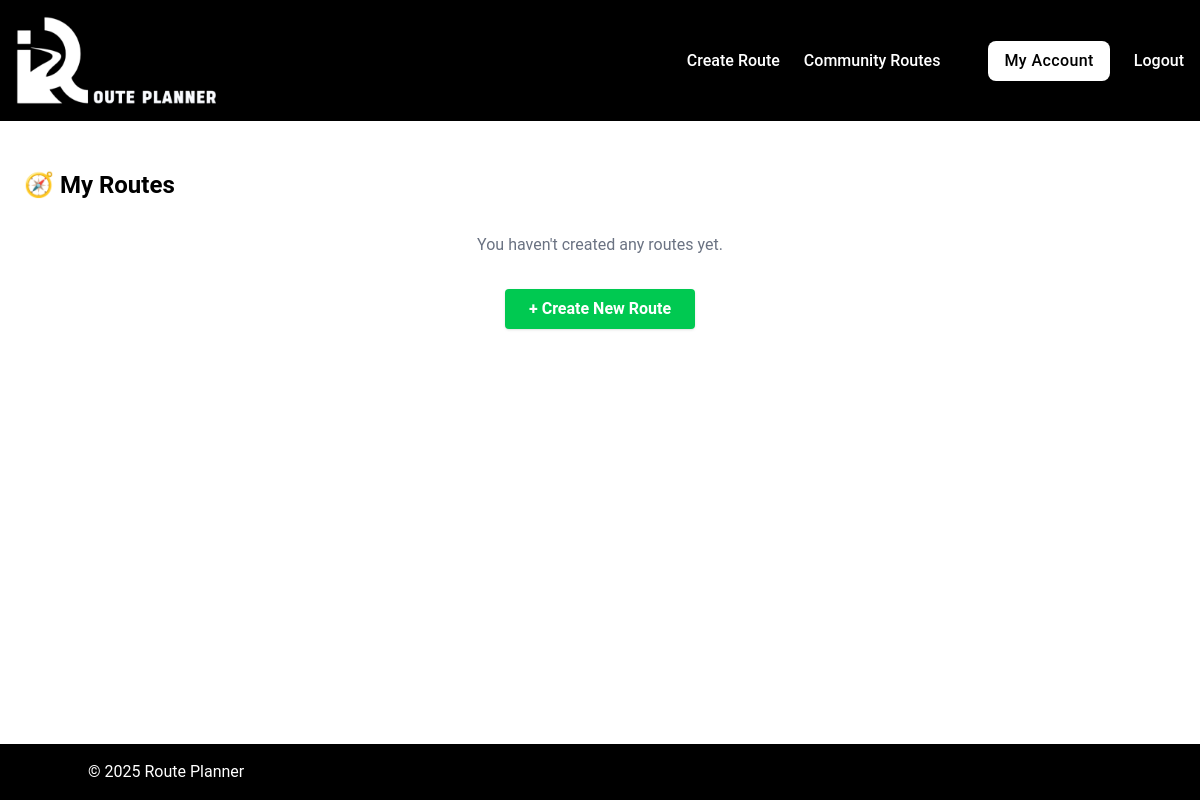
The page /my-routes (signed in) on the database as committed earlier.
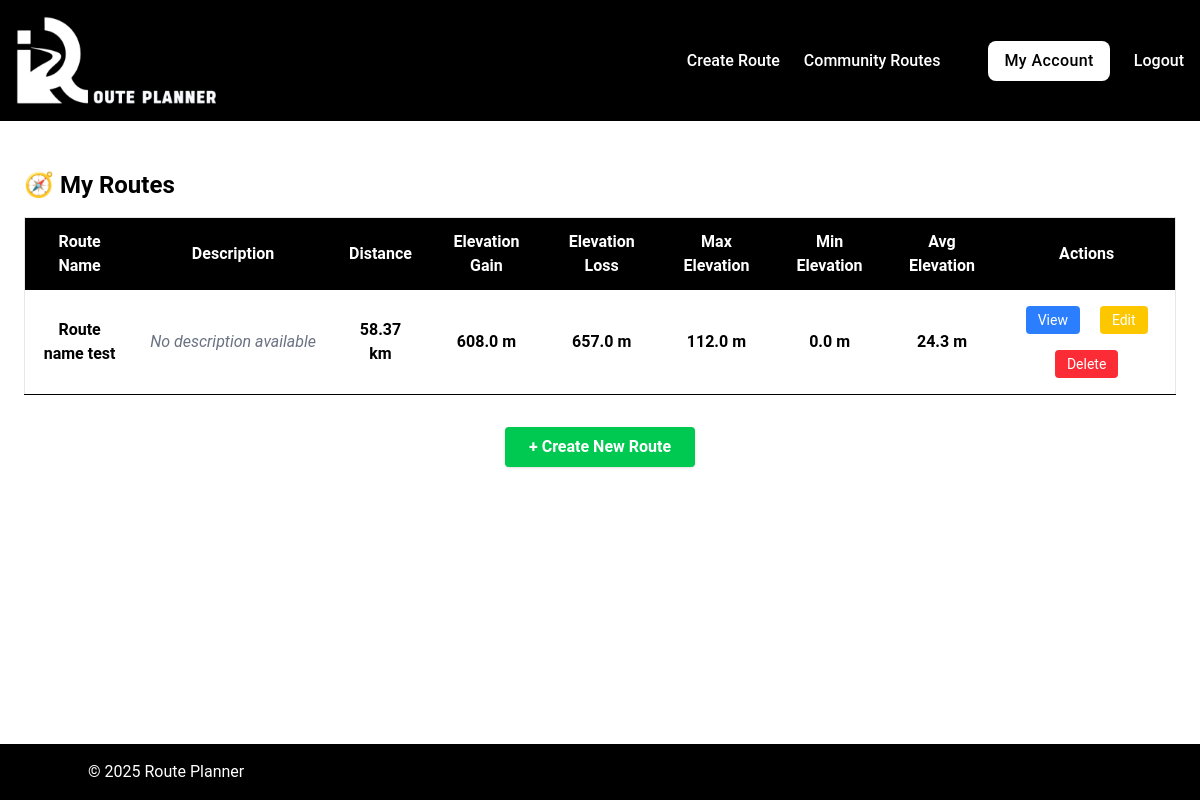
The same page on the database as committed later.
### tables this page shows
CREATE TABLE routes (
id INTEGER PRIMARY KEY,
user_id INTEGER NOT NULL,
name TEXT NOT NULL,
description TEXT,
coordinates TEXT NOT NULL, elevation_gain REAL DEFAULT 0, elevation_loss REAL DEFAULT 0, max_elevation REAL DEFAULT 0, min_elevation REAL DEFAULT 0, avg_elevation REAL DEFAULT 0, total_distance REAL DEFAULT 0, map_image_url TEXT,
FOREIGN KEY (user_id) REFERENCES users(id)
);

### app.py (the view)
@app.route("/my-routes")
@login_required
def my_routes():
    user_id = session.get("user_id")
    my_routes = query_db(
        "SELECT * FROM routes WHERE user_id = ?", (user_id,)
    )
    return render_template("routes/my_routes.html", routes = my_routes, user_id = user_id)

### helpers.py (called while the page is built)
def get_db():
    db = getattr(g, "_database", None)
    if db is None:
        db = g._database = sqlite3.connect(DATABASE)
        db.row_factory = sqlite3.Row # Allows accessing columns by name
    return db

def close_connection(exception):
    db = getattr(g, "_database", None)
    if db is not None:
        db.close()

def query_db(query, args = (), commit = False):
    connection = get_db()
    current = connection.cursor()
    current.execute(query, args)
    if commit:
        connection.commit()
    else:
        return current.fetchall()

def login_required(f):
    @wraps(f)
    def decorated_function(*args, **kwargs):
        if "user_id" not in session:
            flash("Please log in to access this page.", "error")
            return redirect("/login")
        return f(*args, **kwargs)
    return decorated_function

### templates/routes/my_routes.html (shortened to what this page needs)
{% extends "base.html" %}
{% block main %}
  <div class="max-w-7xl mx-auto my-[2%] p-6">
    <h2 class="text-2xl font-bold mb-4">
      🧭 My Routes
    </h2>
    {% if routes %}
      <div class="overflow-x-auto">
        <table class="min-w-full bg-white border border-gray-200">
          <thead class="bg-black text-white sticky top-0 z-10">
            <tr>
              <th class="py-3 px-4 text-center">Route Name</th>
              <th class="py-3 px-4 text-center">Description</th>
              <th class="py-3 px-4 text-center">Distance</th>
              <th class="py-3 px-4 text-center">Elevation Gain</th>
              <th class="py-3 px-4 text-center">Elevation Loss</th>
              <th class="py-3 px-4 text-center hidden sm:table-cell">Max Elevation</th>
              <th class="py-3 px-4 text-center hidden sm:table-cell">Min Elevation</th>
              <th class="py-3 px-4 text-center hidden md:table-cell">Avg Elevation</th>
              <th class="py-3 px-4 text-center">Actions</th>
            </tr>
          </thead>
          <tbody>
            {% for route in routes %}
              <tr class="border-b hover:bg-blue-50 text-center">
                <td class="py-2 px-4 font-semibold">{{ route.name }}</td>
                <td class="py-2 px-4 truncate max-w-xs text-gray-700">
                  {% if route.description %}
                    {{ route.description }}
                  {% else %}
                    <span class="text-gray-500 italic">No description available</span>
                  {% endif %}
                </td>
                <td class="py-2 px-4 font-semibold">{{ route.total_distance }} km</td>
                <td class="py-2 px-4 font-semibold">{{ route.elevation_gain }} m</td>
                <td class="py-2 px-4 font-semibold">{{ route.elevation_loss }} m</td>
                <td class="py-2 px-4 font-semibold hidden sm:table-cell">{{ route.max_elevation }} m</td>
                <td class="py-2 px-4 font-semibold hidden sm:table-cell">{{ route.min_elevation }} m</td>
                <td class="py-2 px-4 font-semibold hidden md:table-cell">{{ route.avg_elevation }} m</td>
                <td class="py-2 px-4 space-x-2 text-center">
                  <a
                    class="
                      inline-block
                      bg-blue-500
                      hover:bg-blue-600
                      text-white
                      px-3
                      py-1
                      rounded
                      text-sm
                      my-2
                      mx-2
                      "
                    href="/route/{{ route.id }}">
                    View
                  </a>
                  <a
                    class="
                      inline-block
                      bg-yellow-400
                      hover:bg-yellow-500
                      text-white
                      px-3
                      py-1
                      rounded
                      text-sm
                      my-2
                      mx-2
                      "
                    href="/route/{{ route.id }}/edit">
                    Edit
                  </a>
                  <a
                    class="
                      inline-block
                      bg-red-500
                      hover:bg-red-600
                      text-white
                      px-3
                      py-1
                      rounded
                      text-sm
                      my-2
                      mx-2
                      "
                    href="/route/{{ route.id }}/delete">
                    Delete
                  </a>
                </td>
              </tr>
            {% endfor %}
          </tbody>
        </table>
      </div>
    {% else %}
      <p class="text-center text-gray-500 mt-8">
        You haven't created any routes yet.
      </p>
    {% endif %}
    <div class="mt-8 flex justify-center">
      <a
        class="bg-green-500 hover:bg-green-600 text-white font-bold py-2 px-6 rounded shadow"
        href="/">
        + Create New Route
      </a>
    </div>
  </div>
{% endblock %}

### templates/base.html (shortened to what this page needs)
<!DOCTYPE html>
<html lang="en" class="h-full">
  <head>
    {% block head %}
    <script src="https://cdn.jsdelivr.net/npm/@tailwindcss/browser@4"></script>
    <link rel="stylesheet" href="/static/css/styles.css" />
    {% endblock %}
  </head>
  <body class="flex flex-col min-h-full">
    <header class="bg-black text-white p-4 font-medium text-">
      <nav>
        <div class="hidden md:flex md:items-center">
          <a href="/" class="shrink-0 mr-8">
            <img
              class="w-50"
              src="/static/images/uploads/logo_2_no_background.png"
              alt="Route Planner logo"
            />
          </a>
          <ul class="flex items-center space-x-6 ml-auto">
            {% if session.get('user_id') %}
            <li><a href="/create" class="hover:underline">Create Route</a></li>
            <li>
              <a href="/routes" class="hover:underline">Community Routes</a>
            </li>
            <li>
              <a href="/profile">
                <button
                  class="bg-white text-black px-4 py-2 rounded-lg hover:bg-gray-100 cursor-pointer tracking-wide"
                >
                  My Account
                </button>
              </a>
            </li>
            <li><a href="/logout" class="hover:underline">Logout</a></li>
            {% endif %}
          </ul>
        </div>
      </nav>
    </header>
    <main class="flex-grow">
      {% block main %}{% endblock %}
    </main>
    <footer class="bg-black text-white p-4">
      <div class="container mx-auto">
        <p class="text-left">&copy; 2025 Route Planner</p>
      </div>
    </footer>
  </body>
</html>

### static/css/styles.css (style rules this page uses)
body { font-family: 'Roboto', -apple-system, BlinkMacSystemFont, 'Segoe UI', sans-serif; }

Rows that differ between the two databases and show on the page:
added routes: name "Route name test", description "No description available", total_distance "58.37", elevation_gain "608.0", elevation_loss "657.0", max_elevation "112.0", min_elevation "0.0", avg_elevation "24.3"
Other text that changed with them:
text no longer shown: "You haven't created any routes yet."
text now shown: "Route Name Description Distance Elevation Gain Elevation Loss Max Elevation Min Elevation Avg Elevation Actions"
